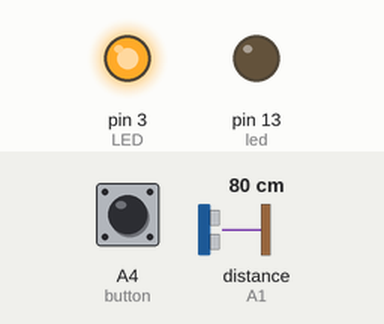
Recording of a sketch running on a simulated Arduino Uno, built with avr-gcc and run on an emulated ATmega328P. On the bench: output pins drawn as LEDs (lit = HIGH). Wiring (inferred from the names in the program): ultrasonic range finder: trigger A0; echo A1. The test bench sets the inputs (shaded band); at power-on: A4 (button) LOW, distance to the obstacle (sensor on A1) 80 cm. The echo pulse lasts 58.3 µs per cm; the modem accepts every AT command (registered, SIM ready, sends succeed) and sends nothing else; pins used as bus, display or sensor lines are not drawn; what the sketch prints to the serial monitor is not drawn.

Above: at 1.2 s.
1.3 s: A4 (button) pulled HIGH for 1 s
At 2.5 s:
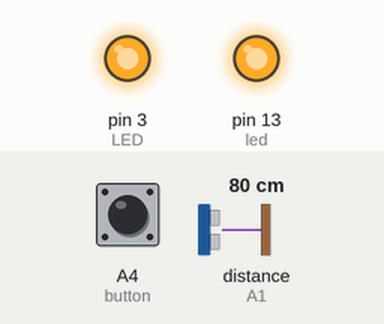
3.8 s: distance to the obstacle (sensor on A1) set to 23 cm
5.3 s: distance to the obstacle (sensor on A1) set to 19 cm
At 5.8 s:
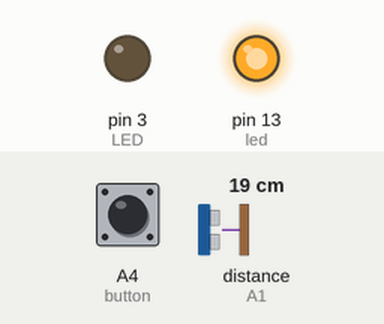
7.0 s: A4 (button) pulled HIGH for 3.2 s
At 9.62 s:
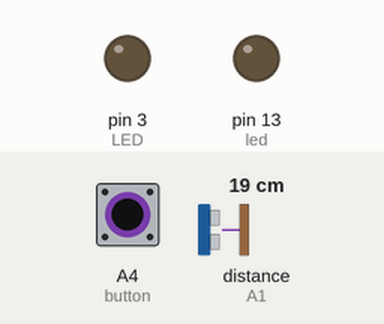
11.7 s: distance to the obstacle (sensor on A1) set to 35 cm
At 14.5 s:
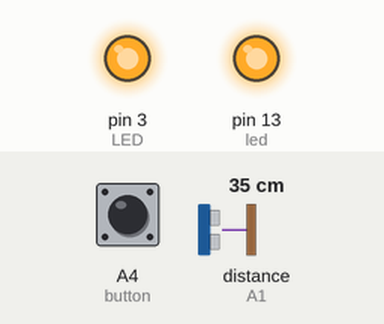
14.7 s: distance to the obstacle (sensor on A1) set to 2 cm
At 15.1 s:
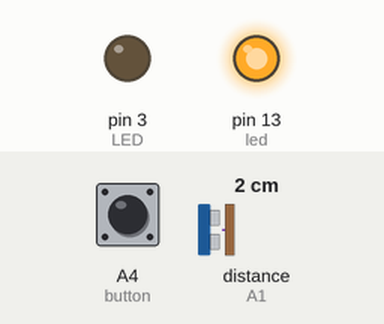
Timing chart, 0 to 17.2 s (numbered marks = the images above; inputs shaded):
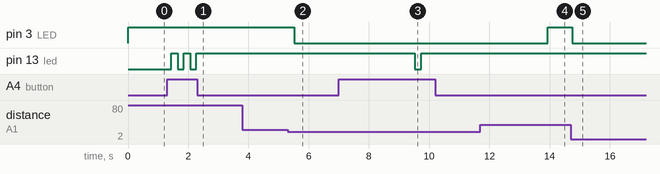

Measured:
- the behaviour switches between 22 and 21 cm on distance to the obstacle (sensor on A1) (found by bisection; images 1 and 2)
- after the input at 1.3 s, pin 13 (led): alternates HIGH for 0.21 s and LOW for 0.21 s, 5 changes in all, then stays HIGH, starting after 0.14 s
- after the input at 3.8 s, every drawn part: stays the same
- after the input at 5.3 s, pin 3 (LED): HIGH → LOW after 0.22 s
- after the input at 7.0 s, pin 13 (led): HIGH → LOW after 2.5 s, → HIGH 0.20 s later
- after the input at 11.7 s, pin 3 (LED): LOW → HIGH after 2.2 s
- after the input at 14.7 s, pin 3 (LED): HIGH → LOW after 0.05 s

The sketch:

uino_Ultrasonic___SIM_900A____automatic_load_on_with_SMS_sec.ino
```cpp
//Arduino Ultrasonic & SIM 900A    automatic load on with SMS security
#include <SoftwareSerial.h>
SoftwareSerial gsm(7,8);//tx,rx
String outMessage = "SomeOne Enter in home!";
String destinationNumber = "+88017xxxxxxxx";//Enter your phone number

int trigPinA =A0;
int echoPinA =A1;
long durationA;
int distanceA;
int LED = 3;


int led = 13;
int button = A4;
int buttonState = 0;
int flag = 0;
int flaga = 0;

void setup() {
Serial.begin(9600);
pinMode(trigPinA,OUTPUT);
pinMode(echoPinA,INPUT);
pinMode(LED,OUTPUT);

pinMode(led,OUTPUT);
pinMode(button,INPUT);
}
void loop() {
digitalWrite(trigPinA,LOW);
delayMicroseconds(2);
digitalWrite(trigPinA,HIGH);
delayMicroseconds(10);
digitalWrite(trigPinA,LOW);
durationA=pulseIn(echoPinA,HIGH);
distanceA = durationA*0.034/2;
Serial.print("distanceA:");
Serial.println("distanceA");


if(distanceA <= 7){

  digitalWrite(LED,LOW);
  delay(500);
}

if(distanceA >= 20){
digitalWrite(LED,HIGH);
}


buttonState = digitalRead(button);

if(buttonState == HIGH && flag == 0){
  flag = 1;
  digitalWrite(led,HIGH);
}
else if(buttonState == HIGH && flag == 1){
  digitalWrite(led,LOW);
  flag = 0;
}
delay(200);


if(distanceA <= 20 && flag == 1){
  digitalWrite(LED,LOW);

gsm.begin(115200);
gsm.print("AT+CMGF=1\r");
delay(1000);
gsm.println("AT + CMGS = \"" + destinationNumber +"\"");
delay(1000);
gsm.print(outMessage);
delay(1000);
gsm.write((char)26);
//ctrl+z
delay(1000);
gsm.println("AT+CLTS=1");
gsm.println("AT+CCLK?");

}


}
```
